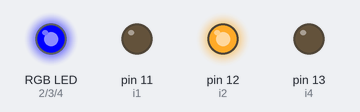
Bench run of a sketch on a simulated Arduino Uno, built with avr-gcc and run on an emulated ATmega328P. Shown: an RGB LED mixed from three pins (HIGH = lit), output pins drawn as LEDs (lit = HIGH).

Above: at 0.1 s.
Timing chart, 0 to 1.6 s (numbered marks = the images above):
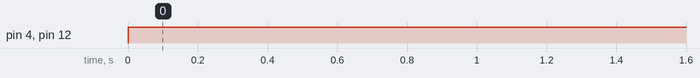

The sketch:

8RGB_led.ino
```cpp
// 8 RGB led control with only 6 pin(3 pin as Red,Green,Blue another 3 Pin as 1,2,4(3-8bit Decoder))
int r=2;
int g=3;
int b=4;

int i1=11; //Decoder input A0
int i2=12; //Decoder input A1
int i4=13; //Decoder input A2

void setup() {
  pinMode(r,OUTPUT);
  pinMode(g,OUTPUT);
  pinMode(b,OUTPUT);
  pinMode(i1,OUTPUT);
  pinMode(i2,OUTPUT);
  pinMode(i4,OUTPUT);
}
void red(int pin){
  digitalWrite(r,HIGH);
    controlPin(pin);
}
void green(int pin){
  digitalWrite(g,HIGH);
    controlPin(pin);
}


void blue(int pin){
  digitalWrite(b,HIGH);
    controlPin(pin);
}


void controlPin(int pin){
  if(pin==1)
      digitalWrite(i1,HIGH);
  if(pin==2)
      digitalWrite(i2,HIGH);
  if(pin==3)
  {
      digitalWrite(i1,HIGH);
      digitalWrite(i2,HIGH);
  }
  if(pin==4)
      digitalWrite(i4,HIGH);
  if(pin==5)
  {
      digitalWrite(i1,HIGH);
      digitalWrite(i4,HIGH);
  }
  if(pin==6)
  {
      digitalWrite(i2,HIGH);
      digitalWrite(i4,HIGH);
  }
  if(pin==7)
  {
      digitalWrite(i1,HIGH);
      digitalWrite(i2,HIGH);
      digitalWrite(i4,HIGH);
  }
}

void loop() {
    //red(4);
    //green(6);
    blue(2);
}
```

Measured:
- by itself, pin 4 (b), pin 12 (i2): LOW → HIGH at 0.00 s
